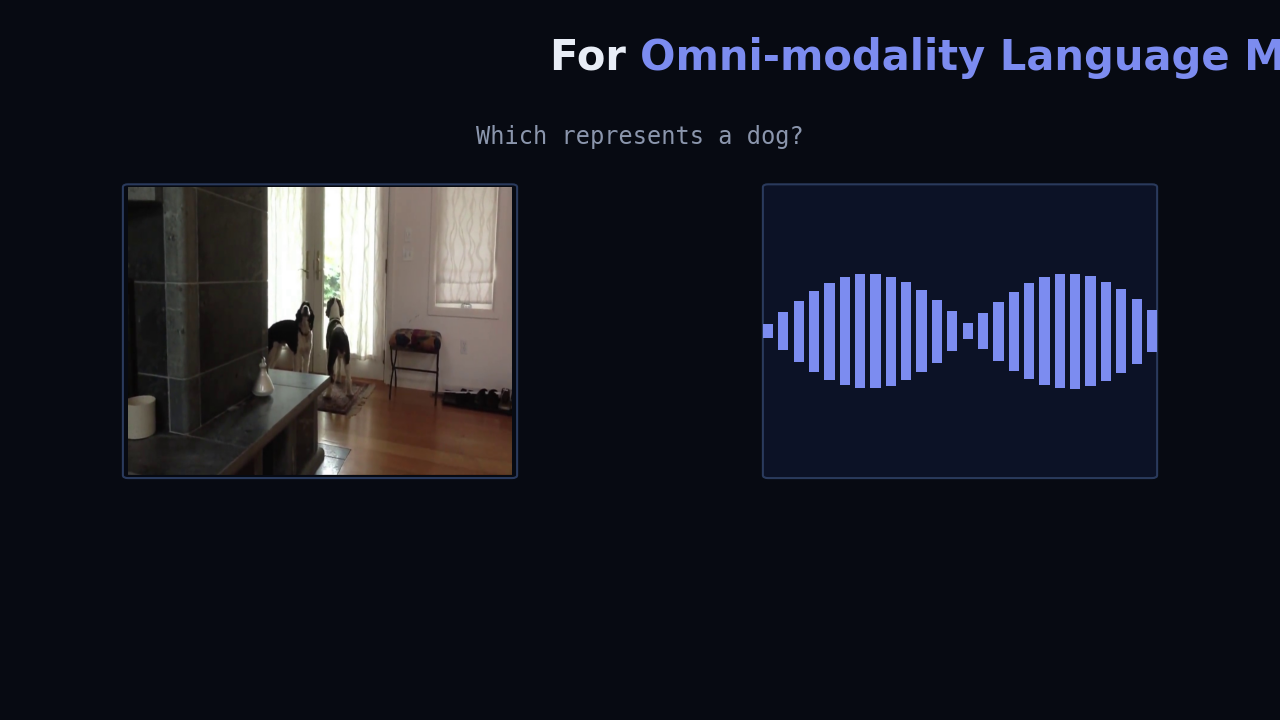
#> input picture lmms_eval/tasks/xmod_bench/teaser_assets/_mp4frames/f0001.png, 1280 x 720 px, given in place of dog.jpg, which was not available
$ python build_teaser_mp4.py
#> lines starting #> are read from the running program, lines starting #| are printed output that depends on the picture; pictures that were not available may be replaced by others from this repository, and a replacement may not be noted
"""build_teaser_mp4.py — render the XModBench teaser as a real mp4
(no browser needed): matplotlib frames -> ffmpeg. ~20s, 1280x720,
dark brand theme. Mirrors teaser_short's story.
"""
import os, subprocess, math
import numpy as np
import matplotlib
matplotlib.use("Agg")
import matplotlib.pyplot as plt
from matplotlib.patches import FancyArrowPatch, Circle, FancyBboxPatch
import matplotlib.image as mpimg

OUT = "/scratch/xwang378/2025/lmms-eval/lmms_eval/tasks/xmod_bench/teaser_assets/_mp4frames"
MP4 = "/scratch/xwang378/2025/lmms-eval/lmms_eval/tasks/xmod_bench/xmodbench_teaser.mp4"
os.makedirs(OUT, exist_ok=True)
for f in os.listdir(OUT):
    os.remove(os.path.join(OUT, f))
DOG = mpimg.imread("/tmp/dog.jpg")
#> DOG is the input picture: shape (720, 1280, 4) float32; mean R, G, B, A 0.0911, 0.0994, 0.141, 1
BG = "#070a12"; INK = "#e8edf6"; DIM = "#8b96ad"
G1 = "#7c8cf0"; OKC = "#38d39f"; BADC = "#ff5a6e"
FPS = 20
W, H = 1280, 720
plt.rcParams["font.family"] = "DejaVu Sans"
fid = [0]

def newfig():
    fig = plt.figure(figsize=(W/100, H/100), dpi=100)
    ax = fig.add_axes([0, 0, 1, 1]); ax.set_xlim(0, 1); ax.set_ylim(0, 1)
    ax.axis("off"); fig.patch.set_facecolor(BG); ax.set_facecolor(BG)
    return fig, ax

def save(fig):
    fig.savefig(f"{OUT}/f{fid[0]:04d}.png", facecolor=BG)
    plt.close(fig); fid[0] += 1

def hold(draw, n):
    for _ in range(n):
        fig, ax = newfig(); draw(ax, 1.0); save(fig)

def anim(draw, n):
#> called with n = 26
    for i in range(n):
        fig, ax = newfig(); draw(ax, (i + 1) / n); save(fig)

def ease(t):
    return 1 - (1 - t) ** 3

# ---- S1 hook ----
def s1(ax, p):
    ax.text(.5, .92, "For ", ha="right", va="center", fontsize=30, color=INK,
            fontweight="bold", transform=ax.transAxes)
    ax.text(.5, .92, "Omni-modality Language Models", ha="left", va="center",
            fontsize=30, color=G1, fontweight="bold")
    ax.text(.5, .80, "Which represents a dog?", ha="center", fontsize=17,
            color=DIM, family="monospace")
    ax.imshow(DOG, extent=(.10, .40, .34, .74), aspect="auto", zorder=2)
    ax.add_patch(FancyBboxPatch((.10, .34), .30, .40, boxstyle="round,pad=0.004",
                 ec="#2a3a5c", fc="none", lw=1.5))
    if p > .3:
        ax.text(.25, .26, "🐕  Dog  ✓", ha="center", fontsize=18, color=OKC,
                fontweight="bold")
    # waveform
    xs = np.linspace(.60, .90, 26)
    hs = (np.abs(np.sin(np.linspace(0, 6, 26))) * .14 + .02)
    ax.bar(xs, hs, width=.008, bottom=.54 - hs / 2, color=G1)
    ax.add_patch(FancyBboxPatch((.60, .34), .30, .40, boxstyle="round,pad=0.004",
                 ec="#2a3a5c", fc="#0c1226", lw=1.5, zorder=0))
    if p > .55:
        ax.text(.75, .26, '"a person talking"  ✗', ha="center", fontsize=16,
                color=BADC, fontweight="bold")
    if p > .8:
        ax.text(.5, .12, "🐕  ≠  🔊", ha="center", fontsize=34, color=BADC,
                fontweight="bold")

def s1b(ax, p):
    s1(ax, 1.0)
    ax.text(.5, .045, "A model that knows a dog by sight can’t hear one.",
            ha="center", fontsize=19, color="#cfd8ea", fontweight="bold")

# ---- S2 triangle ----
def s2(ax, p):
    ax.text(.5, .90, "Three modalities · six cross-modal directions",
            ha="center", fontsize=24, color=INK, fontweight="bold")
    N = {"A": (.5, .72, "🔊 Audio", "#5b8def"),
         "V": (.27, .30, "👁 Vision", "#8b5cf6"),
         "T": (.73, .30, "🔤 Text", "#2bc4a8")}
    pairs = [("A", "V"), ("V", "A"), ("A", "T"), ("T", "A"), ("V", "T"), ("T", "V")]
    k = int(p * len(pairs) + .001)
    for idx, (a, b) in enumerate(pairs):
        if idx >= k:
            continue
        x1, y1 = N[a][0], N[a][1]; x2, y2 = N[b][0], N[b][1]
        mx, my = (x1 + x2) / 2, (y1 + y2) / 2
        dx, dy = x2 - x1, y2 - y1
        L = math.hypot(dx, dy); px, py = -dy / L, dx / L
        rad = .35 if idx % 2 == 0 else -.35
        ax.add_patch(FancyArrowPatch((x1, y1), (x2, y2),
                     connectionstyle=f"arc3,rad={rad}", arrowstyle="-|>",
                     mutation_scale=18, lw=2.4, color=N[a][3], alpha=.9))
    for nid, (x, y, lab, c) in N.items():
        ax.add_patch(Circle((x, y), .085, fc=c, ec=c, alpha=.18, lw=2.5))
        ax.add_patch(Circle((x, y), .085, fc="none", ec=c, lw=2.5))
        ax.text(x, y, lab, ha="center", va="center", fontsize=17,
                color=INK, fontweight="bold")

# ---- S3 families ----
FAM = [("Perception", "#5b8def"), ("Spatial", "#f6a609"), ("Temporal", "#ef5a6e"),
       ("Linguistic", "#2bc4a8"), ("Knowledge", "#8b5cf6")]
def s3(ax, p):
    ax.text(.5, .88, "Five task families · 17 subtasks", ha="center",
            fontsize=25, color=INK, fontweight="bold")
    ax.text(.5, .80, "61,320 items", ha="center", fontsize=16, color=DIM,
            family="monospace")
    n = int(p * 5 + .001)
    for i, (nm, c) in enumerate(FAM):
        if i >= n:
            continue
        y = .64 - i * .115
        ax.add_patch(FancyBboxPatch((.28, y), .44, .085,
                     boxstyle="round,pad=0.006", fc=c, ec=c, alpha=.85))
        ax.text(.30, y + .042, nm, va="center", fontsize=18, color="#0a0e1a",
                fontweight="bold")

# ---- S4 collapse bars (Qwen3-Omni) ----
BARS = [("Perception", 79.7, "#5b8def", 0), ("Spatial", 35.2, "#f6a609", 1),
        ("Temporal", 41.4, "#ef5a6e", 1), ("Linguistic", 82.5, "#2bc4a8", 0),
        ("Knowledge", 77.4, "#8b5cf6", 0)]
def s4(ax, p):
    ax.text(.5, .90, "But spatial & temporal reasoning collapses",
            ha="center", fontsize=23, color=INK, fontweight="bold")
    base = .18
    for i, (nm, v, c, dz) in enumerate(BARS):
        x = .16 + i * .15
        hh = (v / 100) * .56 * ease(p)
        col = BADC if dz else c
        ax.add_patch(FancyBboxPatch((x, base), .10, hh,
                     boxstyle="round,pad=0.002", fc=col, ec=col))
        ax.text(x + .05, base + hh + .03, f"{v:.1f}", ha="center",
                fontsize=15, color="#fff", fontweight="bold")
        ax.text(x + .05, base - .04, nm, ha="center", fontsize=12, color=DIM)
    ax.text(.5, .07, "spatial 35.2 / temporal 41.4  vs  linguistic 82.5  —  "
            "Qwen3-Omni, XModBench-Lite", ha="center", fontsize=13, color=DIM,
            family="monospace")

# ---- S5 imbalance ----
def s5(ax, p):
    ax.text(.5, .88, "The same knowledge, unequal across modalities",
            ha="center", fontsize=22, color=INK, fontweight="bold")
    for i, (lab, val, c) in enumerate([("V→T", 79.7, "#7c8cf0"),
                                       ("T→V", 66.0, "#5b6bb0")]):
        y = .58 - i * .16
        ax.text(.18, y + .035, lab, fontsize=18, color="#cbd5e0",
                family="monospace")
        w = (val / 100) * .52 * ease(p)
        ax.add_patch(FancyBboxPatch((.26, y), w, .075,
                     boxstyle="round,pad=0.002", fc=c, ec=c))
        ax.text(.26 + w - .03, y + .037, f"{val:.1f}", ha="right",
                va="center", fontsize=15, color="#fff", fontweight="bold")
    if p > .6:
        ax.text(.5, .17, "−13.7", ha="center", fontsize=46, color=BADC,
                fontweight="bold")
        ax.text(.5, .08, "CAPABILITY LOST asking the same pair the other way "
                "· Qwen3-Omni · directional imbalance",
                ha="center", fontsize=12, color="#ff9aa6", family="monospace")

# ---- S6 card ----
def s6(ax, p):
    ax.text(.5, .60, "XModBench", ha="center", fontsize=52, color=G1,
            fontweight="bold")
    ax.text(.5, .50, "Cross-modal consistency, measured.", ha="center",
            fontsize=20, color=DIM)
    ax.text(.5, .40, "ICLR 2026", ha="center", fontsize=16, color="#9db8ff",
            family="monospace")
    ax.text(.5, .33, "xingruiwang.github.io/projects/XModBench", ha="center",
            fontsize=14, color="#7fa6ff", family="monospace")

anim(s1, 26); hold(s1b, 30)
anim(s2, 28); hold(s2, 16)
#> the loop in anim (call 2), `for i in range(n):` made 28 passes
#> pass 1, in save (call 57), `fig.savefig(f"{OUT}/f{fid[0]:04d}.png", facecolor=BG)`:
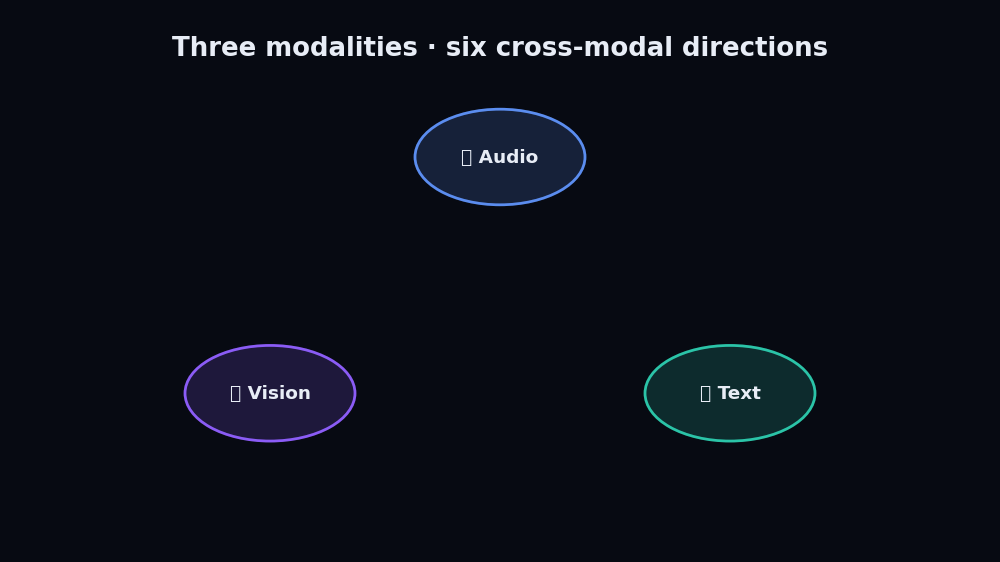
#> figure drawn by matplotlib, 1 panel
anim(s3, 22); hold(s3, 16)
#> the loop in hold (call 3), `for _ in range(n):` made 16 passes
#> pass 1, in save (call 123), `fig.savefig(f"{OUT}/f{fid[0]:04d}.png", facecolor=BG)`:
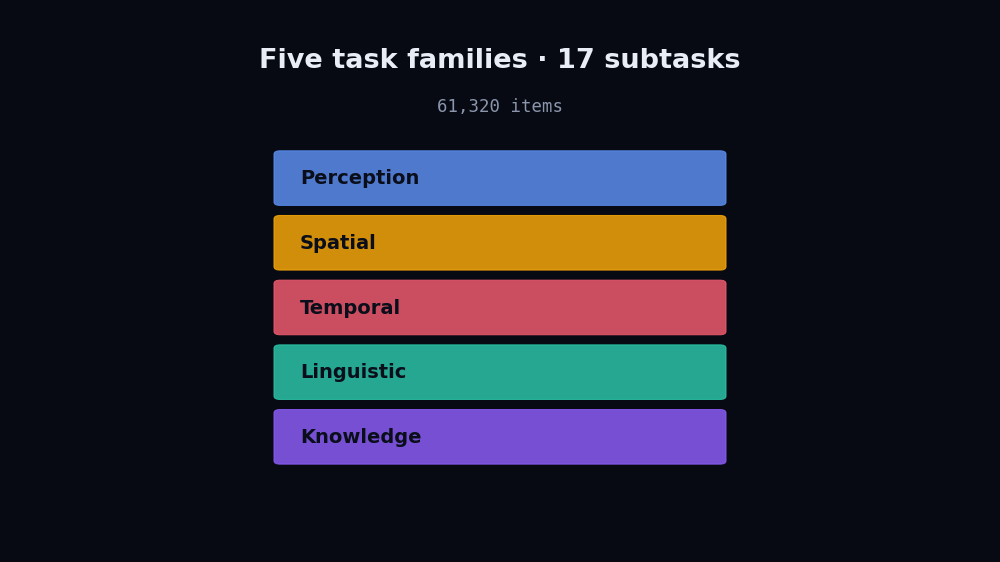
#> figure drawn by matplotlib, 1 panel
anim(s4, 26); hold(s4, 20)
#> the loop in anim (call 4), `for i in range(n):` made 26 passes
#> pass 1, in save (call 139), `fig.savefig(f"{OUT}/f{fid[0]:04d}.png", facecolor=BG)`:
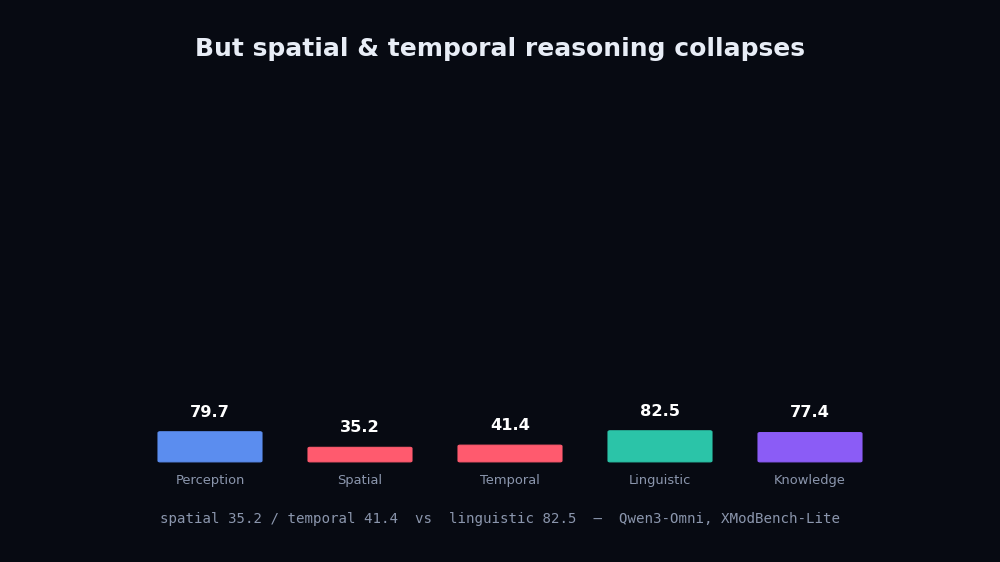
#> figure drawn by matplotlib, 1 panel
#> pass 2, in save (call 140), `fig.savefig(f"{OUT}/f{fid[0]:04d}.png", facecolor=BG)`:
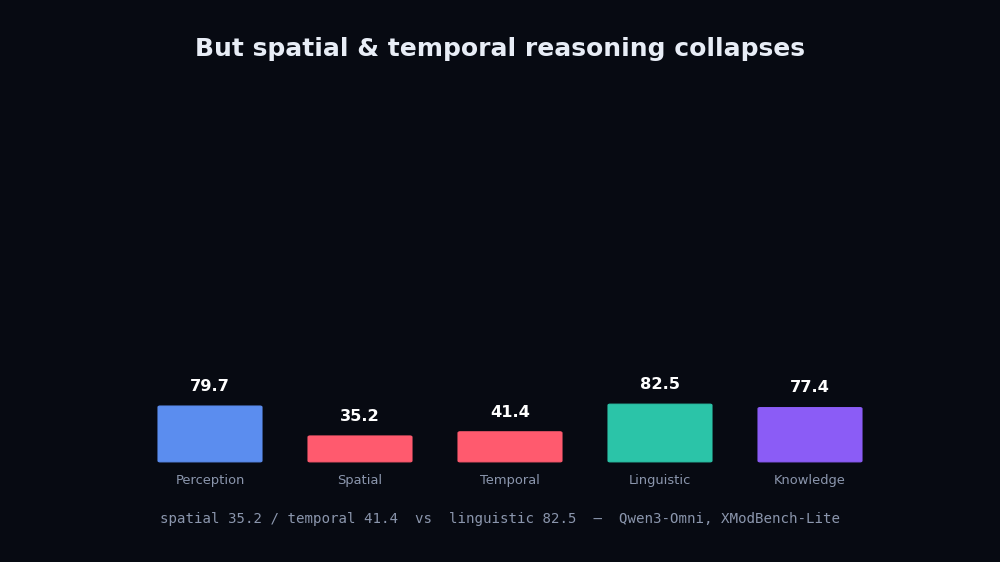
#> figure drawn by matplotlib, 1 panel
#> the loop in hold (call 4), `for _ in range(n):` made 20 passes
#> pass 1, in save (call 165), `fig.savefig(f"{OUT}/f{fid[0]:04d}.png", facecolor=BG)`:
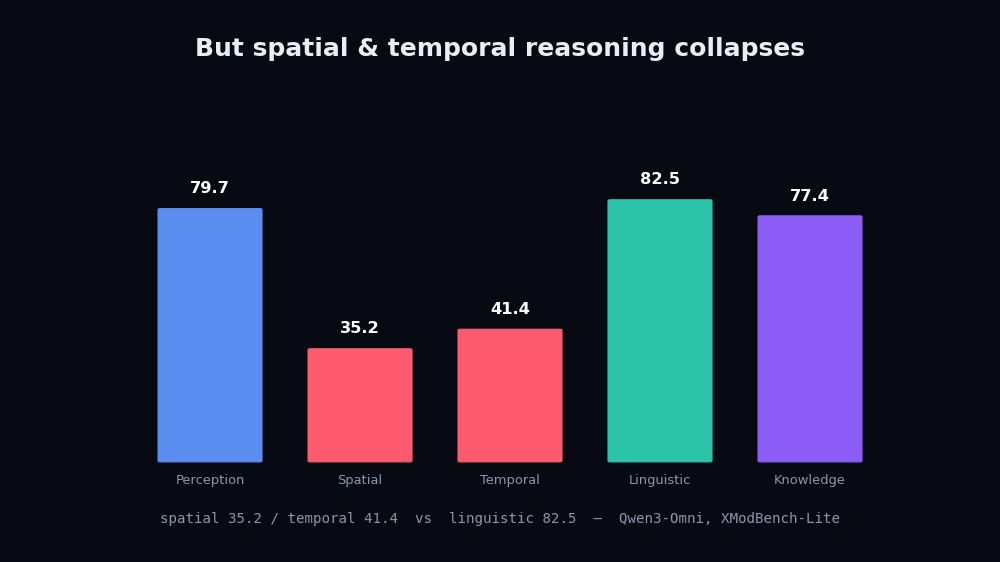
#> figure drawn by matplotlib, 1 panel
anim(s5, 26); hold(s5, 22)
#> the loop in anim (call 5), `for i in range(n):` made 26 passes
#> pass 1, in save (call 185), `fig.savefig(f"{OUT}/f{fid[0]:04d}.png", facecolor=BG)`:
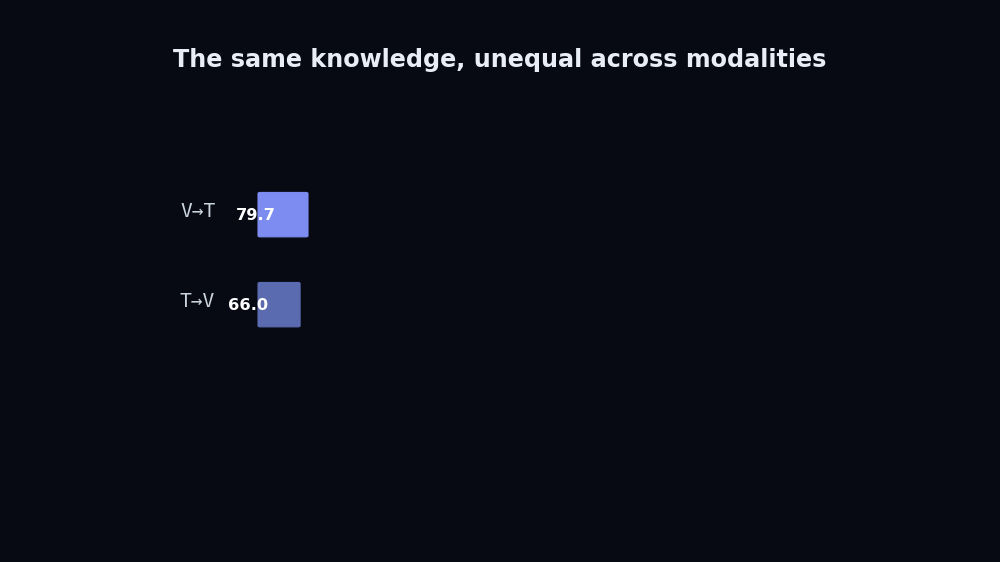
#> figure drawn by matplotlib, 1 panel
#> the loop in hold (call 5), `for _ in range(n):` made 22 passes
#> pass 1, in save (call 211), `fig.savefig(f"{OUT}/f{fid[0]:04d}.png", facecolor=BG)`:
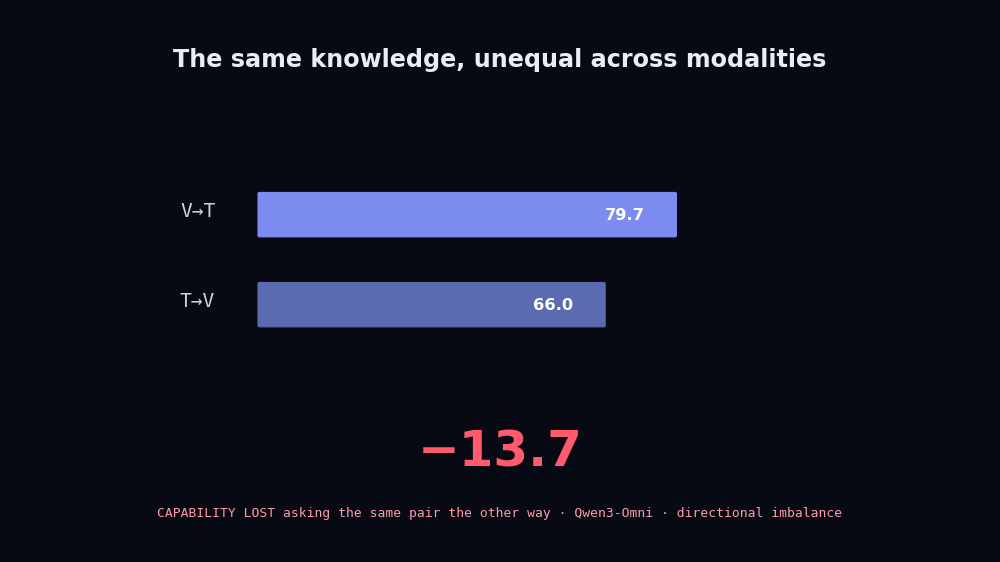
#> figure drawn by matplotlib, 1 panel
hold(s6, 40)
print(f"{fid[0]} frames")

subprocess.run(["ffmpeg", "-y", "-framerate", str(FPS), "-i", f"{OUT}/f%04d.png",
                "-vf", "fade=t=in:st=0:d=0.4,format=yuv420p",
                "-c:v", "libx264", "-preset", "slow", "-crf", "23",
                "-movflags", "+faststart", MP4], check=True,
               stdout=subprocess.DEVNULL, stderr=subprocess.DEVNULL)
#> (this line was passed over: subprocess is not available in this run)
#> (the run stopped early here; a loop or call above may not have finished)
